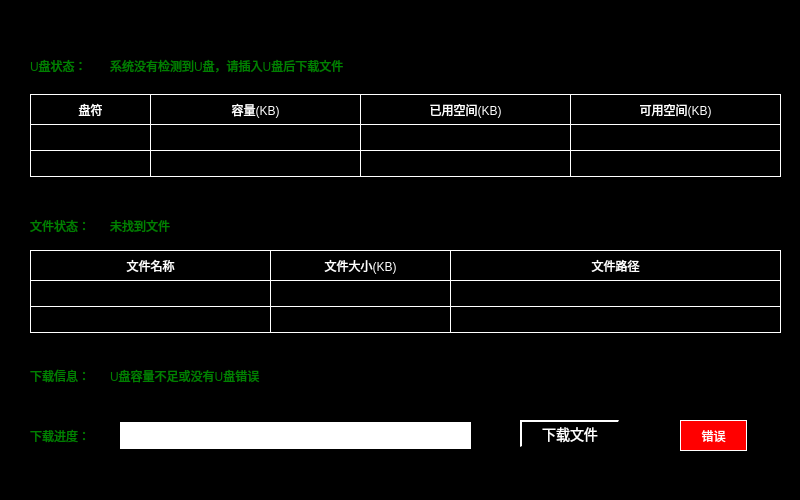
<?xml version="1.0" encoding="UTF-8"?>
<ui version="4.0">
 <class>Fault_Download</class>
 <widget class="QWidget" name="Fault_Download">
  <property name="geometry">
   <rect>
    <x>0</x>
    <y>0</y>
    <width>800</width>
    <height>500</height>
   </rect>
  </property>
  <property name="windowTitle">
   <string>Form</string>
  </property>
  <property name="styleSheet">
   <string notr="true">QWidget
{
	background-color: black;
}
QPushButton
{
	font:14px;
    color: rgb(0,0,0);
	background-color: rgb(0, 255, 0);
	border-top: 2px solid white;	
	border-left: 2px solid white;
}
QLabel
{
color:rgb(255,255,255);
border:1px solid white;
}</string>
  </property>
  <widget class="QLabel" name="label_3">
   <property name="geometry">
    <rect>
     <x>360</x>
     <y>94</y>
     <width>211</width>
     <height>31</height>
    </rect>
   </property>
   <property name="text">
    <string>已用空间(KB)</string>
   </property>
   <property name="alignment">
    <set>Qt::AlignCenter</set>
   </property>
  </widget>
  <widget class="QLabel" name="label_4">
   <property name="geometry">
    <rect>
     <x>570</x>
     <y>94</y>
     <width>211</width>
     <height>31</height>
    </rect>
   </property>
   <property name="text">
    <string>可用空间(KB)</string>
   </property>
   <property name="alignment">
    <set>Qt::AlignCenter</set>
   </property>
  </widget>
  <widget class="QLabel" name="label_12">
   <property name="geometry">
    <rect>
     <x>30</x>
     <y>150</y>
     <width>121</width>
     <height>27</height>
    </rect>
   </property>
   <property name="text">
    <string/>
   </property>
  </widget>
  <widget class="QLabel" name="label_10">
   <property name="geometry">
    <rect>
     <x>570</x>
     <y>150</y>
     <width>211</width>
     <height>27</height>
    </rect>
   </property>
   <property name="text">
    <string/>
   </property>
  </widget>
  <widget class="QLabel" name="label_5">
   <property name="geometry">
    <rect>
     <x>360</x>
     <y>124</y>
     <width>211</width>
     <height>27</height>
    </rect>
   </property>
   <property name="text">
    <string/>
   </property>
  </widget>
  <widget class="QLabel" name="label_7">
   <property name="geometry">
    <rect>
     <x>150</x>
     <y>124</y>
     <width>211</width>
     <height>27</height>
    </rect>
   </property>
   <property name="text">
    <string/>
   </property>
  </widget>
  <widget class="QLabel" name="label_9">
   <property name="geometry">
    <rect>
     <x>360</x>
     <y>150</y>
     <width>211</width>
     <height>27</height>
    </rect>
   </property>
   <property name="text">
    <string/>
   </property>
  </widget>
  <widget class="QLabel" name="label_2">
   <property name="geometry">
    <rect>
     <x>150</x>
     <y>94</y>
     <width>211</width>
     <height>31</height>
    </rect>
   </property>
   <property name="text">
    <string>容量(KB)</string>
   </property>
   <property name="alignment">
    <set>Qt::AlignCenter</set>
   </property>
  </widget>
  <widget class="QLabel" name="label_6">
   <property name="geometry">
    <rect>
     <x>570</x>
     <y>124</y>
     <width>211</width>
     <height>27</height>
    </rect>
   </property>
   <property name="text">
    <string/>
   </property>
  </widget>
  <widget class="QLabel" name="label_11">
   <property name="geometry">
    <rect>
     <x>150</x>
     <y>150</y>
     <width>211</width>
     <height>27</height>
    </rect>
   </property>
   <property name="text">
    <string/>
   </property>
  </widget>
  <widget class="QLabel" name="label">
   <property name="geometry">
    <rect>
     <x>30</x>
     <y>94</y>
     <width>121</width>
     <height>31</height>
    </rect>
   </property>
   <property name="text">
    <string>盘符</string>
   </property>
   <property name="alignment">
    <set>Qt::AlignCenter</set>
   </property>
  </widget>
  <widget class="QLabel" name="label_8">
   <property name="geometry">
    <rect>
     <x>30</x>
     <y>124</y>
     <width>121</width>
     <height>27</height>
    </rect>
   </property>
   <property name="text">
    <string/>
   </property>
  </widget>
  <widget class="QLabel" name="label_13">
   <property name="geometry">
    <rect>
     <x>450</x>
     <y>250</y>
     <width>331</width>
     <height>31</height>
    </rect>
   </property>
   <property name="text">
    <string>文件路径</string>
   </property>
   <property name="alignment">
    <set>Qt::AlignCenter</set>
   </property>
  </widget>
  <widget class="QLabel" name="label_14">
   <property name="geometry">
    <rect>
     <x>270</x>
     <y>250</y>
     <width>181</width>
     <height>31</height>
    </rect>
   </property>
   <property name="text">
    <string>文件大小(KB)</string>
   </property>
   <property name="alignment">
    <set>Qt::AlignCenter</set>
   </property>
  </widget>
  <widget class="QLabel" name="label_17">
   <property name="geometry">
    <rect>
     <x>270</x>
     <y>306</y>
     <width>181</width>
     <height>27</height>
    </rect>
   </property>
   <property name="text">
    <string/>
   </property>
  </widget>
  <widget class="QLabel" name="label_18">
   <property name="geometry">
    <rect>
     <x>30</x>
     <y>280</y>
     <width>241</width>
     <height>27</height>
    </rect>
   </property>
   <property name="text">
    <string/>
   </property>
  </widget>
  <widget class="QLabel" name="label_19">
   <property name="geometry">
    <rect>
     <x>30</x>
     <y>250</y>
     <width>241</width>
     <height>31</height>
    </rect>
   </property>
   <property name="text">
    <string>文件名称</string>
   </property>
   <property name="alignment">
    <set>Qt::AlignCenter</set>
   </property>
  </widget>
  <widget class="QLabel" name="label_20">
   <property name="geometry">
    <rect>
     <x>30</x>
     <y>306</y>
     <width>241</width>
     <height>27</height>
    </rect>
   </property>
   <property name="text">
    <string/>
   </property>
  </widget>
  <widget class="QLabel" name="label_21">
   <property name="geometry">
    <rect>
     <x>450</x>
     <y>306</y>
     <width>331</width>
     <height>27</height>
    </rect>
   </property>
   <property name="text">
    <string/>
   </property>
  </widget>
  <widget class="QLabel" name="label_22">
   <property name="geometry">
    <rect>
     <x>450</x>
     <y>280</y>
     <width>331</width>
     <height>27</height>
    </rect>
   </property>
   <property name="text">
    <string/>
   </property>
  </widget>
  <widget class="QLabel" name="label_24">
   <property name="geometry">
    <rect>
     <x>270</x>
     <y>280</y>
     <width>181</width>
     <height>27</height>
    </rect>
   </property>
   <property name="text">
    <string/>
   </property>
  </widget>
  <widget class="QLabel" name="label_15">
   <property name="geometry">
    <rect>
     <x>30</x>
     <y>50</y>
     <width>71</width>
     <height>31</height>
    </rect>
   </property>
   <property name="styleSheet">
    <string notr="true">border:0px;
color:green;</string>
   </property>
   <property name="text">
    <string>U盘状态：</string>
   </property>
   <property name="alignment">
    <set>Qt::AlignLeading|Qt::AlignLeft|Qt::AlignVCenter</set>
   </property>
  </widget>
  <widget class="QLabel" name="label_16">
   <property name="geometry">
    <rect>
     <x>110</x>
     <y>50</y>
     <width>421</width>
     <height>31</height>
    </rect>
   </property>
   <property name="styleSheet">
    <string notr="true">border:0px;
color:green;</string>
   </property>
   <property name="text">
    <string>系统没有检测到U盘，请插入U盘后下载文件</string>
   </property>
   <property name="alignment">
    <set>Qt::AlignLeading|Qt::AlignLeft|Qt::AlignVCenter</set>
   </property>
  </widget>
  <widget class="QLabel" name="label_23">
   <property name="geometry">
    <rect>
     <x>110</x>
     <y>210</y>
     <width>421</width>
     <height>31</height>
    </rect>
   </property>
   <property name="styleSheet">
    <string notr="true">border:0px;
color:green;</string>
   </property>
   <property name="text">
    <string>未找到文件</string>
   </property>
   <property name="alignment">
    <set>Qt::AlignLeading|Qt::AlignLeft|Qt::AlignVCenter</set>
   </property>
  </widget>
  <widget class="QLabel" name="label_25">
   <property name="geometry">
    <rect>
     <x>30</x>
     <y>210</y>
     <width>71</width>
     <height>31</height>
    </rect>
   </property>
   <property name="styleSheet">
    <string notr="true">border:0px;
color:green;</string>
   </property>
   <property name="text">
    <string>文件状态：</string>
   </property>
   <property name="alignment">
    <set>Qt::AlignLeading|Qt::AlignLeft|Qt::AlignVCenter</set>
   </property>
  </widget>
  <widget class="QLabel" name="label_26">
   <property name="geometry">
    <rect>
     <x>110</x>
     <y>360</y>
     <width>421</width>
     <height>31</height>
    </rect>
   </property>
   <property name="styleSheet">
    <string notr="true">border:0px;
color:green;</string>
   </property>
   <property name="text">
    <string>U盘容量不足或没有U盘错误</string>
   </property>
   <property name="alignment">
    <set>Qt::AlignLeading|Qt::AlignLeft|Qt::AlignVCenter</set>
   </property>
  </widget>
  <widget class="QLabel" name="label_27">
   <property name="geometry">
    <rect>
     <x>30</x>
     <y>360</y>
     <width>71</width>
     <height>31</height>
    </rect>
   </property>
   <property name="styleSheet">
    <string notr="true">border:0px;
color:green;</string>
   </property>
   <property name="text">
    <string>下载信息：</string>
   </property>
   <property name="alignment">
    <set>Qt::AlignLeading|Qt::AlignLeft|Qt::AlignVCenter</set>
   </property>
  </widget>
  <widget class="QLabel" name="label_28">
   <property name="geometry">
    <rect>
     <x>30</x>
     <y>420</y>
     <width>71</width>
     <height>31</height>
    </rect>
   </property>
   <property name="styleSheet">
    <string notr="true">border:0px;
color:green;</string>
   </property>
   <property name="text">
    <string>下载进度：</string>
   </property>
   <property name="alignment">
    <set>Qt::AlignLeading|Qt::AlignLeft|Qt::AlignVCenter</set>
   </property>
  </widget>
  <widget class="QLabel" name="label_29">
   <property name="geometry">
    <rect>
     <x>120</x>
     <y>422</y>
     <width>351</width>
     <height>27</height>
    </rect>
   </property>
   <property name="styleSheet">
    <string notr="true">background-color: rgb(255, 255, 255);</string>
   </property>
   <property name="text">
    <string/>
   </property>
  </widget>
  <widget class="QPushButton" name="pushButton">
   <property name="geometry">
    <rect>
     <x>520</x>
     <y>420</y>
     <width>99</width>
     <height>27</height>
    </rect>
   </property>
   <property name="styleSheet">
    <string notr="true">background-color: rgb(0, 0, 0);
color: rgb(255, 255, 255);</string>
   </property>
   <property name="text">
    <string>下载文件</string>
   </property>
  </widget>
  <widget class="QLabel" name="label_30">
   <property name="geometry">
    <rect>
     <x>680</x>
     <y>420</y>
     <width>67</width>
     <height>31</height>
    </rect>
   </property>
   <property name="styleSheet">
    <string notr="true">background-color: rgb(255, 0, 0);</string>
   </property>
   <property name="text">
    <string>错误</string>
   </property>
   <property name="alignment">
    <set>Qt::AlignCenter</set>
   </property>
  </widget>
 </widget>
 <resources/>
 <connections/>
</ui>
